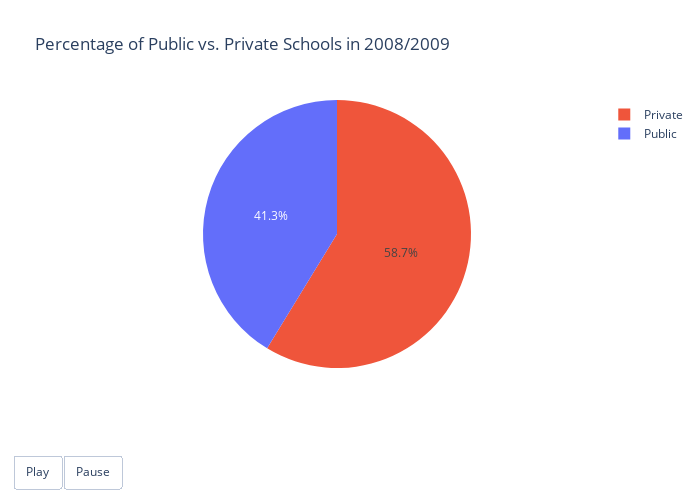

The notebook cell saved with this chart:
### Code cell
import plotly.graph_objects as go
import pandas as pd

# ✅ Convert dataset from wide to long format (if needed)
centers_long = centers_1.melt(id_vars=["Curs"], 
                            value_vars=["Public_Percentage", "Private_Percentage"], 
                            var_name="School_Type", 
                            value_name="Percentage")

# ✅ Mapping correct names
centers_long["School_Type"] = centers_long["School_Type"].replace({
    "Public_Percentage": "Public",
    "Private_Percentage": "Private"
})

# Create figure
fig = go.Figure()

# ✅ Create animation frames
frames = []
for year in centers_long["Curs"].unique():
    df_year = centers_long[centers_long["Curs"] == year]
    frame = go.Frame(
        data=[go.Pie(
            labels=df_year["School_Type"],  # ✅ Use correct column name
            values=df_year["Percentage"],  
            marker=dict(colors=["#636EFA", "#EF553B"])
        )],
        name=str(year),
        layout={"title": f"Percentage of Public vs. Private Schools in {year}"}
    )
    frames.append(frame)

# ✅ Add initial frame
df_first = centers_long[centers_long["Curs"] == centers_long["Curs"].min()]
fig.add_trace(go.Pie(
    labels=df_first["School_Type"],  
    values=df_first["Percentage"],  
    marker=dict(colors=["#636EFA", "#EF553B"])
))

# ✅ Update layout with animation settings
fig.update_layout(
    title=f"Percentage of Public vs. Private Schools in {centers_long['Curs'].min()}",
    width=700,  
    height=500,
    updatemenus=[{
        "buttons": [
            {
                "args": [None, {"frame": {"duration": 1000, "redraw": True}, "fromcurrent": True}],
                "label": "Play",
                "method": "animate"
            },
            {
                "args": [[None], {"frame": {"duration": 0, "redraw": True}, "mode": "immediate"}],
                "label": "Pause",
                "method": "animate"
            }
        ],
        "direction": "left",
        "pad": {"r": 10, "t": 87},
        "showactive": False,
        "type": "buttons",
        "x": 0.1,
        "xanchor": "right",
        "y": 0,
        "yanchor": "top"
    }]
)

# ✅ Add frames to the figure
fig.update(frames=frames)

# Show animated pie chart
fig.show()

### Figure 1 — Plotly figure (JSON) as saved in the notebook; plotly's stock layout.template omitted (floating-point values rounded to 4 significant figures)
{"data": [{"labels": ["Public", "Private"], "marker": {"colors": ["#636EFA", "#EF553B"]}, "type": "pie", "values": [41.27, 58.73]}], "layout": {"height": 500, "title": {"text": "Percentage of Public vs. Private Schools in 2008/2009"}, "updatemenus": [{"buttons": [{"args": [null, {"frame": {"duration": 1000, "redraw": true}, "fromcurrent": true}], "label": "Play", "method": "animate"}, {"args": [[null], {"frame": {"duration": 0, "redraw": true}, "mode": "immediate"}], "label": "Pause", "method": "animate"}], "direction": "left", "pad": {"r": 10, "t": 87}, "showactive": false, "type": "buttons", "x": 0.1, "xanchor": "right", "y": 0, "yanchor": "top"}], "width": 700}}
